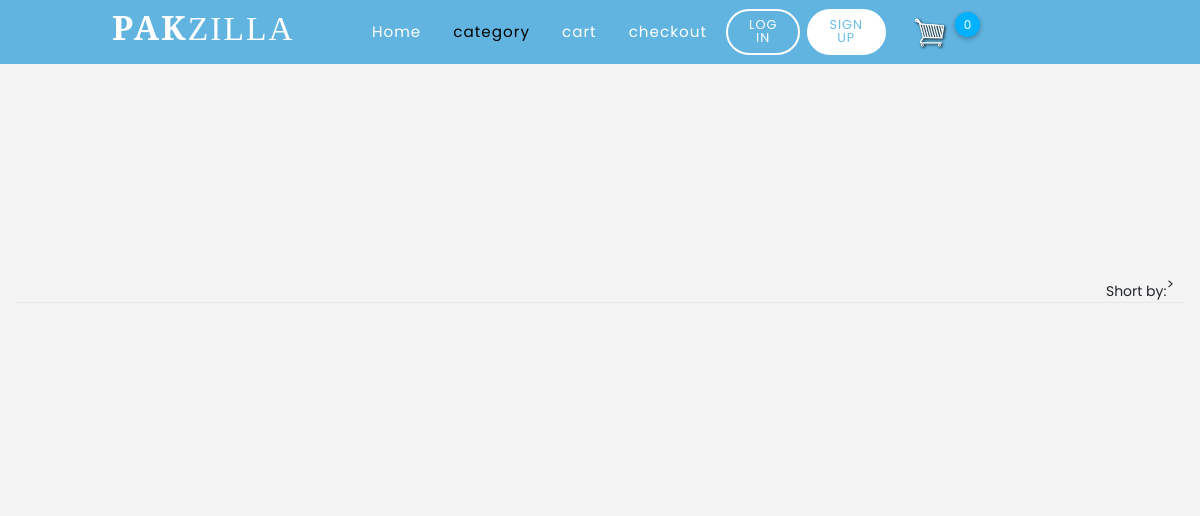
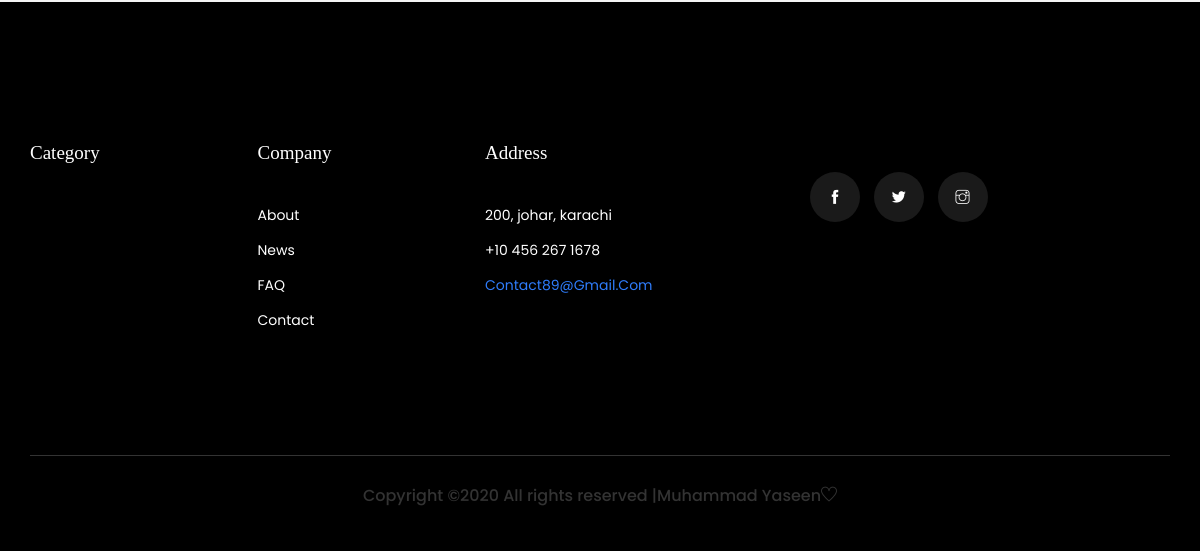
Before: /category/?category=1 with the older database file (2 pictures, top to bottom).
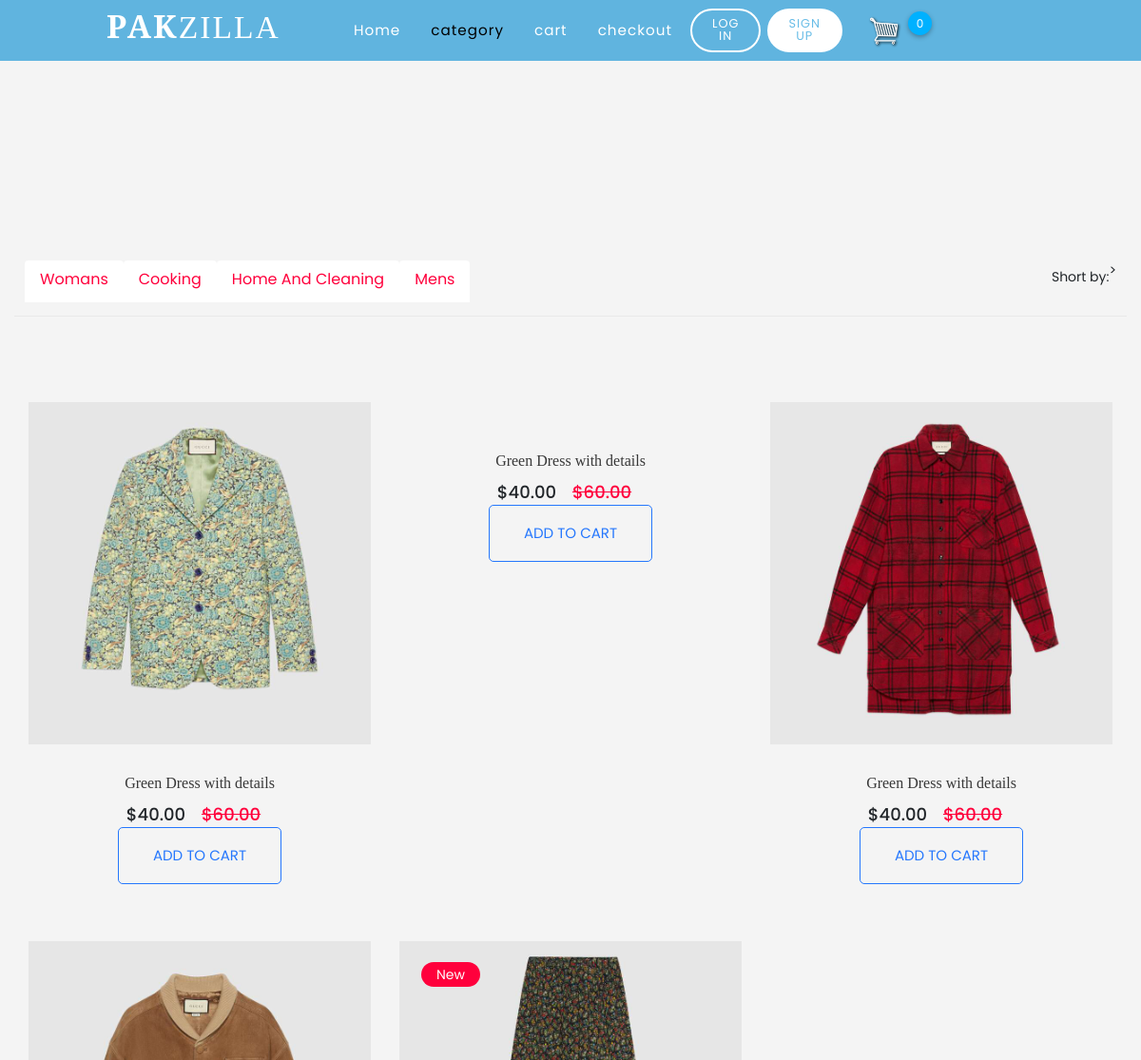
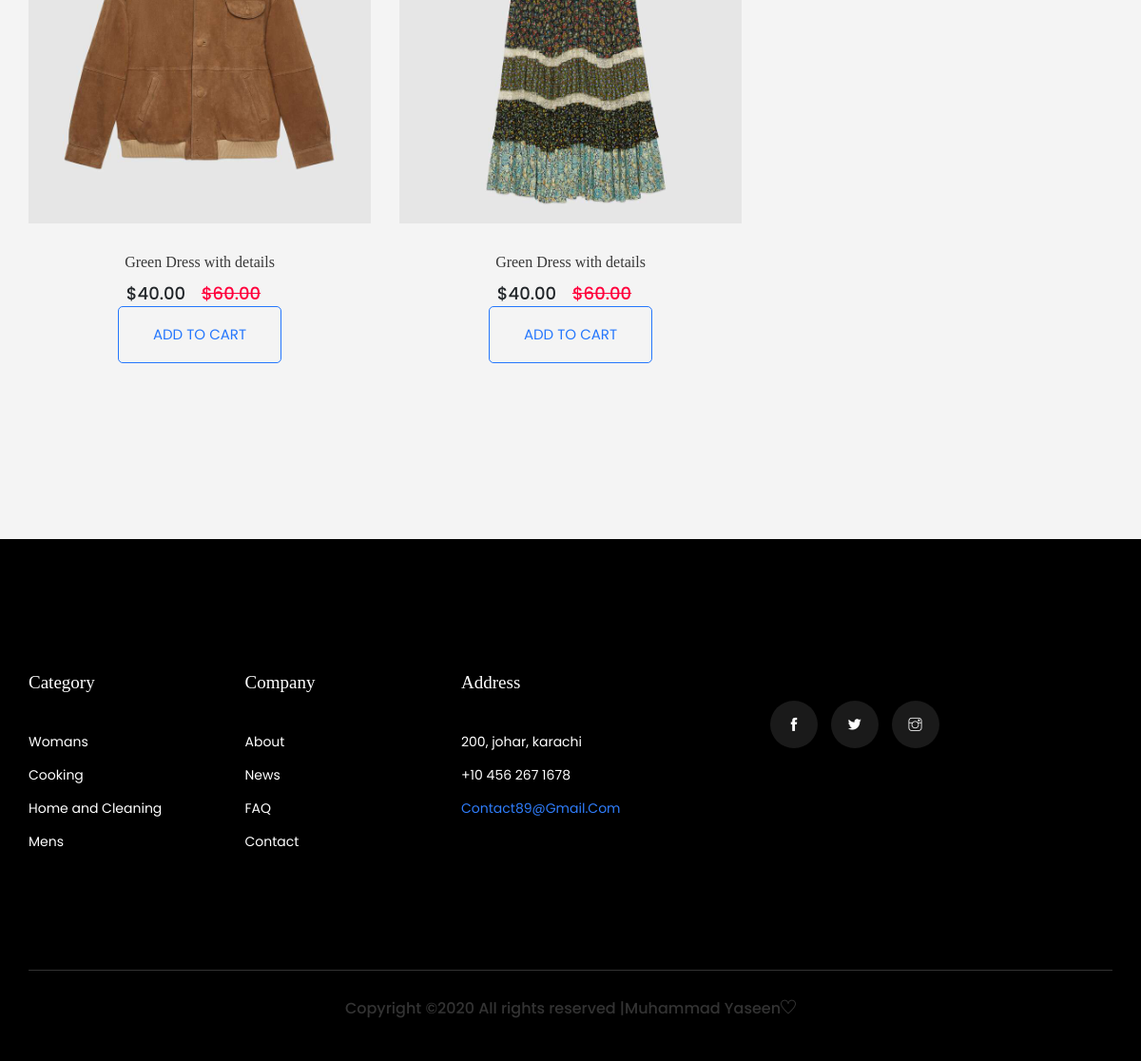
After: the same page with the newer database file (2 pictures, top to bottom).
### app/models.py (models this page shows, shortened)
class Categorys(models.Model):
    name=models.CharField(max_length=200,null=True)

class Product(models.Model):
    name=models.CharField(max_length=200,null=True,blank=True)
    categorys = models.ForeignKey(Categorys, on_delete=models.CASCADE, default=None,null=True, blank=True)
    price=models.FloatField(null=True)
    image=models.ImageField(null=True,blank=True)
    image=models.ImageField(null=True,blank=True)
    image1=models.ImageField(null=True,blank=True)
    image2=models.ImageField(null=True,blank=True)
    image3=models.ImageField(null=True,blank=True)
    image4=models.ImageField(null=True,blank=True)
    image5=models.ImageField(null=True,blank=True)
    digital=models.BooleanField(default=False,null=False,blank=False)
    newarrival=models.BooleanField(default=False,null=False,blank=False)
    bestseller=models.BooleanField(default=False,null=False,blank=False)
    description=models.TextField(null=True,blank=True)
    @property
    def ImageUrl(self):
        try:
            url = self.image.url
        except:
            url=''
        return url

### app/views.py (the view)
# urls.py: path('category/', views.category, name='category'),
def category(request):
    products = None
    viewdata=Viewdata(request)
    orderitem=viewdata['orderitem']
    categorys=Categorys.objects.all()
    categoryID=request.GET.get('category')
    if categoryID:
        products = Product.objects.filter(categorys=categoryID)
    else:
        products = Product.objects.all()
    context={'categorys':categorys,'products':products,'orderitem':orderitem}
    return render(request,'app/category.html',context)

### app/utils.py (called while the page is built, shortened)
def cookieCart(request):
    try:
        cart = json.loads(request.COOKIES['cart'])
    except:
        cart = {}
    items = []
    orders = {'get_cart_item': 0, 'get_cart_total': 0, 'shipping': False}
    orderitem = orders['get_cart_item']
    return {'orderitem':orderitem,'orders':orders,'items':items}

def Viewdata(request):
    if request.user.is_authenticated:
        customer=request.user.customer
        orders,create=Order.objects.get_or_create(customer=customer,complete=False)
        items=orders.orderitem_set.all()
        orderitem=orders.get_cart_item
    else:
        cookieData=cookieCart(request)
        orderitem=cookieData['orderitem']
        orders=cookieData['orders']
        items=cookieData['items']
    return{
        'orders':orders,
        'items':items,
        'orderitem':orderitem
    }

### app/templates/app/category.html
{% extends 'app/base.html' %}
{% block content  %}
{% load static %}
        <section class="latest-product-area latest-padding">
            <div class="container">
                <div class="row product-btn d-flex justify-content-between">
                        <div class="properties__button">
                            <nav>
                                <div class="nav nav-tabs" id="nav-tab" role="tablist">
                                    {% for category in categorys %}
                                            <a class="nav-item nav-link active" href="/category/?category={{category.id}}" >{{category.name}}</a>
                                    {% endfor %}
                                </div>
                            </nav>
                        </div>
                        <div class="select-this d-flex">
                            <div class="featured">
                                <span>Short by: </span>
                            </div>>
                        </div>
                </div>
                <div class="tab-content" id="nav-tabContent">
                    <div class="tab-pane fade show active" id="nav-home" role="tabpanel" aria-labelledby="nav-home-tab">
                        <div class="row">
                            {% for product in products %}
                            <div class="col-xl-4 col-lg-4 col-md-6">
                                <div class="single-product mb-60">
                                    <div class="product-img">
                                        <img src="{{product.ImageUrl}}" alt="">
                                        {% if product.newarrival == True %}
                                        <div class="new-product">
                                            <span>New</span>
                                        </div>
                                        {% endif %}
                                    </div>
                                    <div class="product-caption">
                                        <h4><a href="{% url 'Product' product.id %}">Green Dress with details</a></h4>
                                        <div class="price">
                                            <ul>
                                                <li>$40.00</li>
                                                <li class="discount">$60.00</li>
                                            </ul>
                                        </div>
                                        <div class="add_to_cart">
                                                <a href="#" data-product="{{product.id}}" data-action="add" class="update-cart btn_3" style=" ">add to cart</a>
                                         </div>
                                    </div>
                                </div>
                            </div>
                            {% endfor %}
                        </div>
                    </div>
                </div>
            </div>
        </section>
{% endblock content %}

### app/templates/app/base.html (shortened to what this page needs)
{% load static %}
<!DOCTYPE html>
<html lang="en">
<head>
    <link rel="stylesheet" href="https://stackpath.bootstrapcdn.com/bootstrap/4.4.1/css/bootstrap.min.css">
<link rel="stylesheet" href="https://cdnjs.cloudflare.com/ajax/libs/font-awesome/4.7.0/css/font-awesome.min.css">
    <link rel="stylesheet" href="{% static 'css/bootstrap.min.css' %}">
    <link rel="stylesheet" href="{% static 'css/animate.css' %}">
    <link rel="stylesheet" href="{% static 'css/owl.carousel.min.css' %}">
    <link rel="stylesheet" href="{% static 'css/all.css' %}">
      <link rel="stylesheet" href="{% static 'css/nice-select.css' %}">
    <link rel="stylesheet" href="{% static 'css/flaticon.css' %}">
    <link rel="stylesheet" href="{% static 'css/themify-icons.css' %}">
    <link rel="stylesheet" href="{% static 'css/magnific-popup.css' %}">
    <link rel="stylesheet" href="{% static 'css/slick.css' %}">
      <link rel="stylesheet" href="{% static 'css/price_rangs.css' %}">
    <link rel="stylesheet" href="{% static 'css/style.css' %}">
    <link rel="stylesheet" href="{% static 'css/style2.css' %}">
    <link rel="stylesheet" href="{% static 'css/style3.css' %}">
      <link rel="stylesheet" href="{% static 'css/fontawesome-all.min.css' %}">
</head>
<body>
    <header>
        <div class="container" id="container">
            <div class="logo-container">
                <a href="{% url 'store' %}"><h3 class="logo" style="font-size: 2.1rem;">Pak<span>Zilla</span></h3></a>
            </div>
            <div class="nav-btn">
                <div class="nav-links">
                    <ul class="ul">
                        <li class="nav-link" style="--i: .6s" class="li">
                            {% if '/' == request.path%}
                                <a href="{% url 'store' %}" style="color:black;">Home</a>
                            {% else %}
                                <a href="{% url 'store' %}">Home</a>
                            {% endif %}
                        </li>
                        <li class="nav-link" style="--i: .6s">
                            {% if 'category' in request.path%}
                                <a href="{% url 'category' %}" style="color:black;">category</a>
                            {% else %}
                                <a href="{% url 'category' %}">category</a>
                            {% endif %}
                        </li>
                        <li class="nav-link" style="--i: .6s">
                            {% if 'cart' in request.path%}
                                <a href="{% url 'cart' %}" style="color:black;">cart</a>
                            {% else %}
                                <a href="{% url 'cart' %}">cart</a>
                            {% endif %}
                        </li>
                        <li class="nav-link" style="--i: .6s">
                            {% if 'checkout' in request.path%}
                                <a href="{% url 'checkout' %}" style="color:black;">checkout</a>
                            {% else %}
                                <a href="{% url 'checkout' %}" >checkout</a>
                            {% endif %}
                        </li>
                    </ul>
                </div>
                <div class="log-sign" style="--i: 1.8s">
                    {% if request.user.is_authenticated %}
                        <img src="{% static 'image/user.png' %}">
                        <a class="link">{{request.user}}</a>
                    {% else %}
                    <a href="{% url 'login' %}" class="btn transparent">Log in</a>
                    <a href="{% url 'signup' %}" class="btn solid">Sign up</a>
                    {% endif %}
                </div>
                <div class="log-sign" style="--i: 1.8s">
                    <a href="{% url 'cart' %}">
                     <img  id="cart-icon" src="{% static 'image/cart.png' %}">
                     </a>
                    <br>&nbsp;&nbsp;
                    <p id="cart-total">{{orderitem}}</p>
                </div>
                <div class="log-sign" style="--i: 1.8s">
                </div>
            </div>
        </div>
    </header>
         <div class="container-fuild">
                <br>
                {% block content %}
                 {% endblock content %}
         </div>
  <footer class="footer_part">
        <div class="container">
            <div class="row justify-content-between">
                <div class="col-sm-6 col-lg-2">
                    <div class="single_footer_part">
                           <h4>Category</h4>
                        {% for category in categorys %}
                            <ul class="list-unstyled">
                                <li><a href="/category/?category={{category.id}}">{{category.name}}</a></li>
                            </ul>
                        {% endfor %}
                    </div>
                </div>
                <div class="col-sm-6 col-lg-2">
                    <div class="single_footer_part">
                        <h4>Company</h4>
                        <ul class="list-unstyled">
                            <li><a href="">About</a></li>
                            <li><a href="">News</a></li>
                            <li><a href="">FAQ</a></li>
                            <li><a href="">Contact</a></li>
                        </ul>
                    </div>
                </div>
                <div class="col-sm-6 col-lg-3">
                    <div class="single_footer_part">
                        <h4>Address</h4>
                        <ul class="list-unstyled">
                            <li><a href="#">200, johar, karachi</a></li>
                            <li><a href="#">+10 456 267 1678</a></li>
                            <li><span>contact89@gmail.com</span></li>
                        </ul>
                    </div>
                </div>
                <div class="col-sm-6 col-lg-4">
                    <div class="single_footer_part">
                        <div class="social_icon">
                            <a href="https://www.facebook.com/profile.php?id=100045957255285&ref=bookmarks" target="_blank"><i class="ti-facebook"></i></a>
                            <a href="#"><i class="ti-twitter-alt"></i></a>
                            <a href="https://www.instagram.com/yaseen_k5/?hl=en"  target="_blank"><i class="ti-instagram"></i></a>
                        </div>
                    </div>
                </div>
            </div>
            <div class="row justify-content-center">
                <div class="col-lg-12">
                    <div class="copyright_text">
                        <P>
Copyright &copy;<script>document.write(new Date().getFullYear());</script> All rights reserved |Muhammad Yaseen<i class="ti-heart" aria-hidden="true"></i>
</P>
                    </div>
                </div>
            </div>
        </div>
    </footer>
</body>
</html>

### static/css/style3.css (style rules this page uses)
h1,h2,h3,h4,h5,h6 { color:hsl(0, 0%, 30%); }
#cart-icon { width:35px; display: inline-block; margin-left: 15px; }
#cart-total { width: 25px; height: 25px; background: #00b1ff; color: #fff; line-height: 25px; text-align: center; border-radius: 30px; font-size: 12px; top: 0px; right: -6px; -webkit-transition: all 0.2s ease-out 0s; -moz-transition: all 0.2s ease-out 0s; -ms-transition: all 0.2s ease-out 0s; -o-transition: all 0.2s ease-out 0s; transition: all 0.2s ease-out 0s; box-shadow: 0 2px 5px rgba(0, 0, 0, 0.3); }
.col-lg-4, .col-lg-6, .col-lg-8, .col-lg-12 { margin-top: 10px; }
.btn { border-radius: 0; }
.active { opacity: 1; }

### app/templates/app/base.html (style rules this page uses)
.ul { list-style: none; }
a { text-decoration: none; }
header { position: sticky; top: 0px; background-color: #60b4df; width: 100%; z-index: 1000; }
#container { max-width: 65rem; padding: 0 2rem; margin: 0 auto; display: flex; position: relative; }
.logo-container { flex: 1; display: flex; align-items: center; }
.nav-btn { flex: 3; display: flex; }
.nav-links { flex: 2; }
.log-sign { display: flex; justify-content: center; align-items: center; flex: 1; }
.logo { color: #fff; font-size: 1.1rem; font-weight: 600; letter-spacing: 2px; text-transform: uppercase; line-height: 3rem; }
.logo span { font-weight: 300; }
.btn { display: inline-block; padding: .5rem 1.3rem; font-size: .8rem; border: 2px solid #fff; border-radius: 2rem; line-height: 1; margin: 0 .2rem; transition: .3s; text-transform: uppercase; }
.btn.solid, .btn.transparent:hover { background-color: #fff; color: #69bde7; }
.btn.transparent, .btn.solid:hover { background-color: transparent; color: #fff; }
.nav-links > ul { display: flex; justify-content: center; align-items: center; }
.nav-link { position: relative; }
.nav-link > a { line-height: 3rem; color: #fff; padding:-1px, 0 .8rem; letter-spacing: 1px; font-size: .95rem; display: flex; align-items: center; justify-content: space-between; transition: .5s; }

Changed rows visible on the page:
added Categorys: name "Womans"
added Categorys: name "Cooking"
added Categorys: name "Home And Cleaning", name "Home and Cleaning"
added Categorys: name "Mens"
added Product: ImageUrl (picture)
added Product: ImageUrl (picture)
added Product: ImageUrl (picture)
added Product: ImageUrl (picture), newarrival "New"
